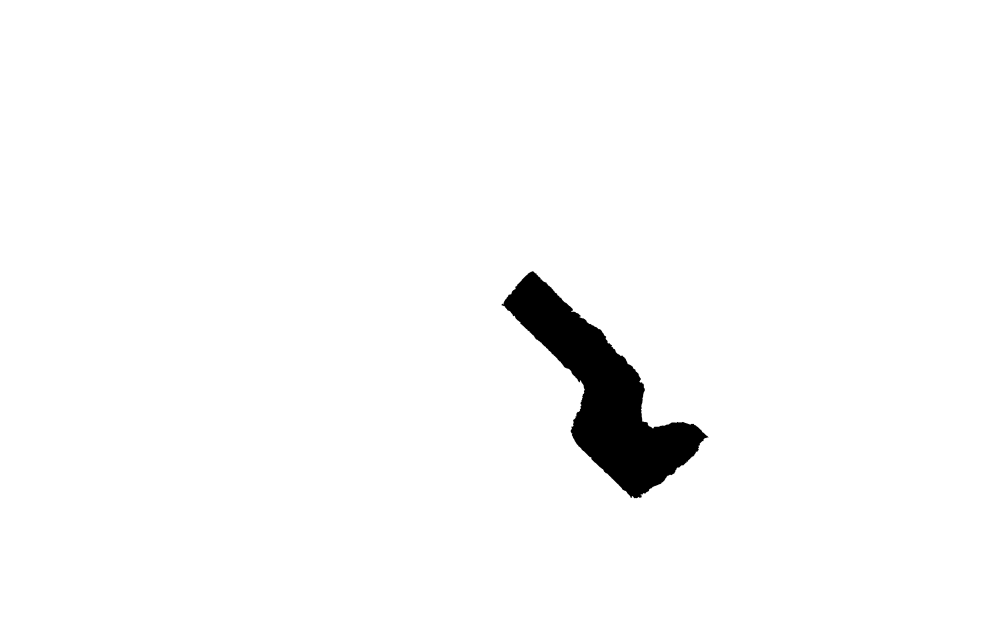
#> input picture refrence/test.png, 2948 x 1913 px (shown at 1/3 size)
$ jupyter execute --allow-errors LockPytorch.ipynb
#> lines starting #> are read from the running program, lines starting #| are printed output that depends on the picture; after the words box and inside, x2 and y2 are one past the last pixel; in counts of white or black regions, pixels touching at a corner belong together
[cell 1]
import os
os.environ['CUDA_VISIBLE_DEVICES'] = '0'

import numpy as np
import cv2
import matplotlib.pyplot as plt

[cell 2]
x_train_dir = os.path.join("./dataset/images/", 'training')
x_valid_dir = os.path.join("./dataset/images/", 'validation')
x_test_dir = os.path.join("./dataset/images/", 'testing')

y_train_dir = os.path.join("./dataset/annotations/", 'training')
y_valid_dir = os.path.join("./dataset/annotations/", 'validation')
y_test_dir = os.path.join("./dataset/annotations/", 'testing')

[cell 3]
# helper function for data visualization
# [11 lines left out: function visualize, not called in this run]

### Dataloader

Writing helper class for data extraction, tranformation and preprocessing
https://pytorch.org/docs/stable/data

[cell 4]
from torch.utils.data import DataLoader
from torch.utils.data import Dataset as BaseDataset

[cell 5]
class Dataset(BaseDataset):
    """CamVid Dataset. Read images, apply augmentation and preprocessing transformations.

    Args:
        images_dir (str): path to images folder
        masks_dir (str): path to segmentation masks folder
        class_values (list): values of classes to extract from segmentation mask
        augmentation (albumentations.Compose): data transfromation pipeline
            (e.g. flip, scale, etc.)
        preprocessing (albumentations.Compose): data preprocessing
            (e.g. noralization, shape manipulation, etc.)

    """

    CLASSES = ['void','keyway']

    def __init__(
            self,
            images_dir,
            masks_dir,
            classes=None,
            augmentation=None,
            preprocessing=None,
    ):
        self.ids = os.listdir(images_dir)
        self.images_fps = [os.path.join(images_dir, image_id) for image_id in self.ids]
        self.masks_fps = [os.path.join(masks_dir, image_id) for image_id in self.ids]

        # convert str names to class values on masks
        self.class_values = [self.CLASSES.index(cls.lower()) for cls in classes]

        self.augmentation = augmentation
        self.preprocessing = preprocessing

    # [31 lines left out: function __getitem__, not called in this run]

    def __len__(self):
        return len(self.ids)

#> (a cell that did not finish here is left out)

[cell 7]
import albumentations as A

[cell 8]
# TODO: match
width = 384

def get_training_augmentation():
    train_transform = [
        A.ShiftScaleRotate(p=1),
        A.RandomBrightnessContrast(p=0.8),
        A.LongestMaxSize(int(width * 1.5)),
        A.PadIfNeeded(width, width),
        A.RandomCrop(width=width, height=width),

    ]
    return A.Compose(train_transform)


def get_validation_augmentation():
    """Add paddings to make image shape divisible by 32"""
    test_transform = [
        A.LongestMaxSize(int(width*1.5)),
        A.PadIfNeeded(width, width),
        A.RandomCrop(width=width, height=width),
    ]
    return A.Compose(test_transform)


def to_tensor(x, **kwargs):
    return x.transpose(2, 0, 1).astype('float32')


# [16 lines left out: function get_preprocessing, not called in this run]

#> (a cell that did not finish here is left out)

[cell 10]
import torch
import numpy as np
import segmentation_models_pytorch as smp

[cell 11]
ENCODER = 'resnet18'
ENCODER_WEIGHTS = 'imagenet'
CLASSES = ['keyway']
ACTIVATION = 'sigmoid' # could be None for logits or 'softmax2d' for multiclass segmentation
DEVICE = 'cpu'

# create segmentation model with pretrained encoder
#> (the rest of this cell did not finish here and is left out)

#> (a cell that did not finish here is left out)

[cell 13]
import segmentation_models_pytorch.utils as utils

#> (a cell that did not finish here is left out)

#> (a cell that did not finish here is left out)

[cell 16]
# train model for 20 epochs

max_score = 0

#> (the rest of this cell did not finish here and is left out)

#> (a cell that did not finish here is left out)

#> (a cell that did not finish here is left out)

#> (a cell that did not finish here is left out)

#> (a cell that did not finish here is left out)


#> (a cell that did not finish here is left out)

[cell 22]
def crop_minAreaRect(img, rect):

   box = cv2.boxPoints(rect)
   box = np.int32(box)
   width, height = int(rect[1][0]), int(rect[1][1])

   src_pts = box.astype('float32')
   dst_pts = np.array([[0, height-1], [0, 0], [width-1, 0], [width-1, height-1]], dtype='float32')
   M = cv2.getPerspectiveTransform(src_pts, dst_pts)
   img_crop = cv2.warpPerspective(img, M, (width, height))

   return img_crop

[cell 23]
img = cv2.imread("./refrence/test.png")
#> img is the input picture: shape (1913, 2948, 3); min 0, max 255, mean 248.8

gray = cv2.cvtColor(img, cv2.COLOR_BGR2GRAY)
_, bw = cv2.threshold(gray, 50, 255, cv2.THRESH_BINARY | cv2.THRESH_OTSU)
#> bw: shape (1913, 2948); 97.6% white; 1 black region

contours, _ = cv2.findContours(bw, cv2.RETR_LIST, cv2.CHAIN_APPROX_NONE)
#> contours = 3 contours, 1 with area under 20; largest, box (x1, y1, x2, y2) and area: (0, 0, 2948, 1913) 5634664, (1504, 813, 2126, 1496) 138812

for i, c in enumerate(contours):
    area = cv2.contourArea(c)

    if area < 10 or area > (bw.shape[0] * bw.shape[1] * 0.9):
        continue

    print(area)
    rect = cv2.minAreaRect(c)
    img = crop_minAreaRect(img, rect)
#> this loop made 3 passes
#> (area, rect, width in crop_minAreaRect, height in crop_minAreaRect, src_pts in crop_minAreaRect, dst_pts in crop_minAreaRect) on pass 2: (138812.5, ((1765.1, 1160.6), (295.3, 738.9), -45.09), 295, 738, [[1922, 1526], [1399, 1004], [1607, 795], [2130, 1316]], [[0, 737], [0, 0], [294, 0], [294, 737]])
#> area on pass 3: 5634664
#| 138812.5
#> pass 2, in crop_minAreaRect, `img_crop = cv2.warpPerspective(img, M, (width, height))`:
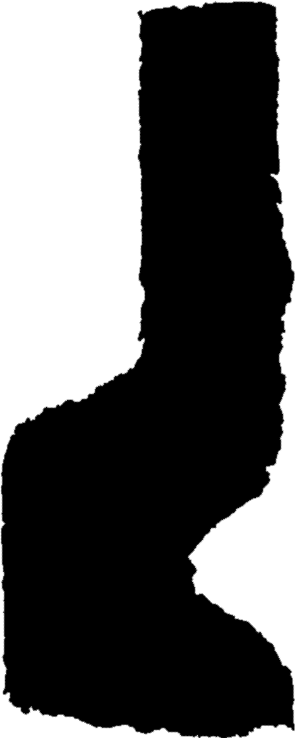
#> img_crop: shape (738, 295, 3); min 0, max 255, mean 94.6

# Save the output image to the current directory
img = cv2.resize(img, (512,512))
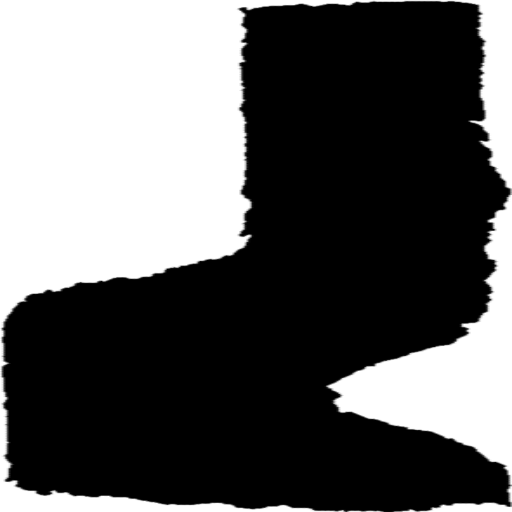
#> img: shape (512, 512, 3); min 0, max 255, mean 94.6
cv2.imwrite("test.png", img)
#> Out = True
